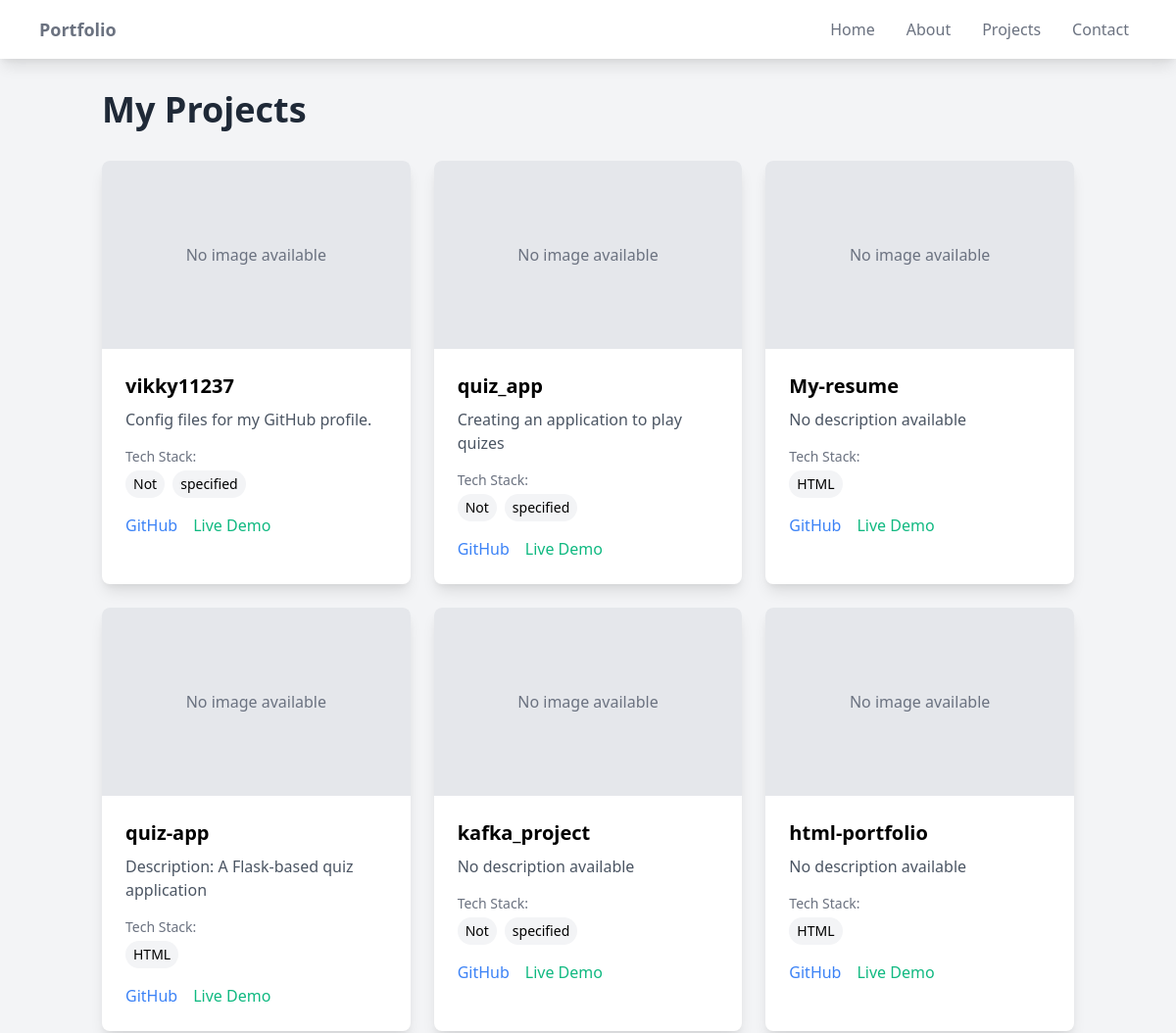
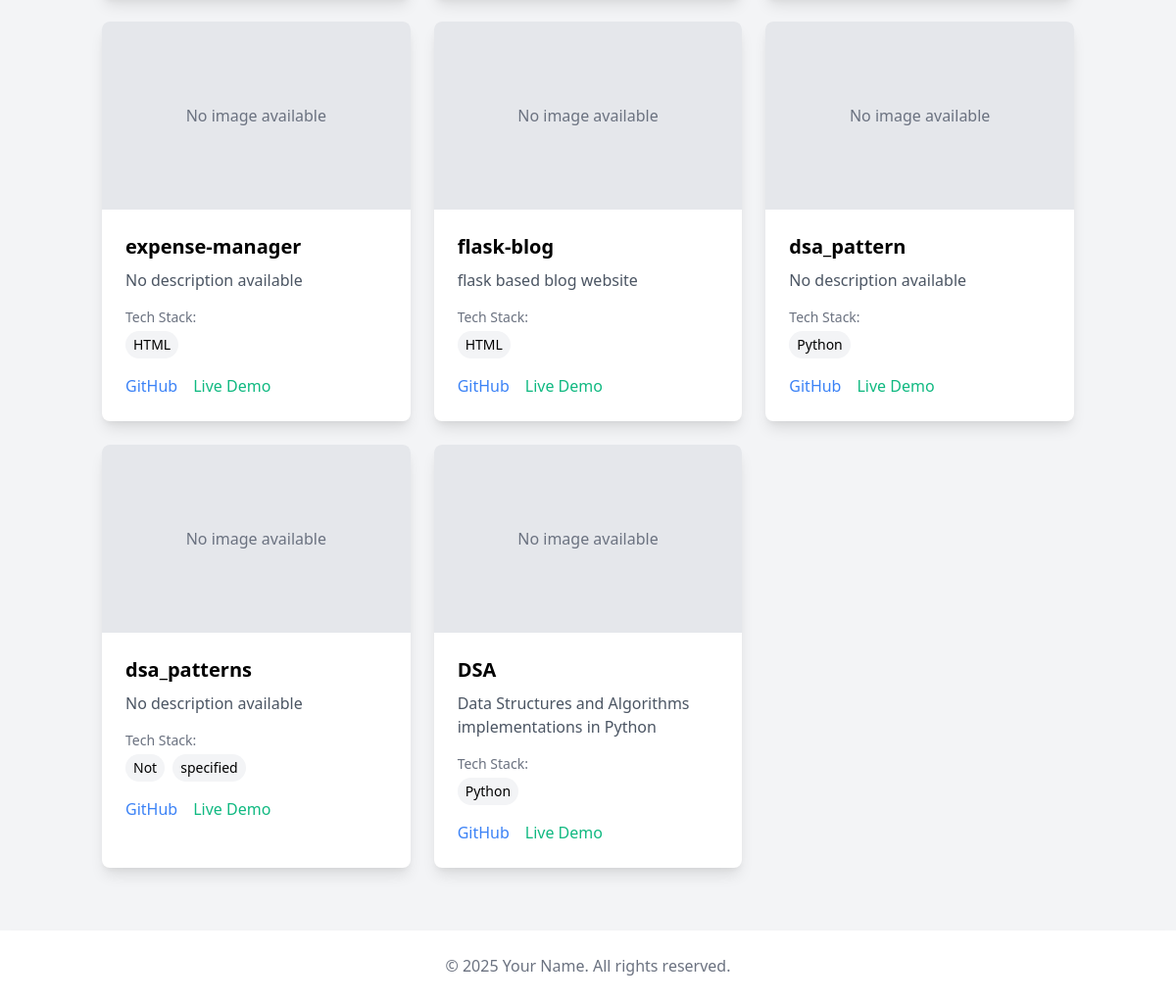
/projects/, run on the app's committed database (2 pictures, top to bottom).
### core/models.py (models this page shows, shortened)
class Project(models.Model):
    title = models.CharField(max_length=200)
    description = models.TextField()
    tech_stack = models.CharField(max_length=500)
    image = models.ImageField(upload_to='projects/', null=True, blank=True)  # Make image optional
    github_link = models.URLField(blank=True)
    live_demo_link = models.URLField(blank=True)
    created_at = models.DateTimeField(auto_now_add=True)

### core/views.py (the view)
# urls.py: path('projects/', views.projects, name='projects'),
def projects(request):
    projects = Project.objects.all().order_by('-created_at')
    return render(request, 'core/projects.html', {'projects': projects})

### core/templates/core/projects.html (shortened to what this page needs)
{% extends 'core/base.html' %}
{% block content %}
<div class="max-w-6xl mx-auto">
    <h1 class="text-4xl font-bold text-gray-800 mb-8">My Projects</h1>
    <div class="grid grid-cols-1 md:grid-cols-2 lg:grid-cols-3 gap-6">
        {% for project in projects %}
        <div class="bg-white rounded-lg shadow-lg overflow-hidden">
            {% if project.image %}
                <img src="{{ project.image.url }}" alt="{{ project.title }}" class="w-full h-48 object-cover">
            {% else %}
                <div class="w-full h-48 bg-gray-200 flex items-center justify-center">
                    <span class="text-gray-500">No image available</span>
                </div>
            {% endif %}
            <div class="p-6">
                <h2 class="text-xl font-bold mb-2">{{ project.title }}</h2>
                <p class="text-gray-600 mb-4">{{ project.description }}</p>
                <div class="mb-4">
                    <p class="text-sm text-gray-500">Tech Stack:</p>
                    <div class="flex flex-wrap gap-2 mt-1">
                        {% for tech in project.tech_stack.split %}
                        <span class="px-2 py-1 bg-gray-100 rounded-full text-sm">{{ tech }}</span>
                        {% endfor %}
                    </div>
                </div>
                <div class="flex space-x-4">
                    {% if project.github_link %}
                    <a href="{{ project.github_link }}" target="_blank" class="text-blue-500 hover:text-blue-600">GitHub</a>
                    {% endif %}
                    {% if project.live_demo_link %}
                    <a href="{{ project.live_demo_link }}" target="_blank" class="text-green-500 hover:text-green-600">Live Demo</a>
                    {% endif %}
                </div>
            </div>
        </div>
        {% endfor %}
    </div>
</div>
{% endblock %}

### core/templates/core/base.html (shortened to what this page needs)
<!DOCTYPE html>
<html lang="en">
<head>
    {% load static %}
    <link href="https://cdn.jsdelivr.net/npm/tailwindcss@2.2.19/dist/tailwind.min.css" rel="stylesheet">
    <link href="{% static 'css/style.css' %}" rel="stylesheet">
</head>
<body class="bg-gray-100">
    <nav class="bg-white shadow-lg">
        <div class="max-w-6xl mx-auto px-4">
            <div class="flex justify-between">
                <div class="flex space-x-7">
                    <div>
                        <a href="{% url 'home' %}" class="flex items-center py-4">
                            <span class="font-semibold text-gray-500 text-lg">Portfolio</span>
                        </a>
                    </div>
                </div>
                <div class="flex items-center space-x-4">
                    <a href="{% url 'home' %}" class="py-4 px-2 text-gray-500 hover:text-gray-900">Home</a>
                    <a href="{% url 'about' %}" class="py-4 px-2 text-gray-500 hover:text-gray-900">About</a>
                    <a href="{% url 'projects' %}" class="py-4 px-2 text-gray-500 hover:text-gray-900">Projects</a>
                    <a href="{% url 'contact' %}" class="py-4 px-2 text-gray-500 hover:text-gray-900">Contact</a>
                </div>
            </div>
        </div>
    </nav>
    <main class="container mx-auto px-4 py-8">
        {% block content %}
        {% endblock %}
    </main>
    <footer class="bg-white shadow-lg mt-8">
        <div class="container mx-auto px-4 py-6">
            <div class="text-center text-gray-500">
                <p>&copy; {% now "Y" %} Your Name. All rights reserved.</p>
            </div>
        </div>
    </footer>
</body>
</html>

### data on the page
Project: image "No image available", title "vikky11237", description "Config files for my GitHub profile.", split "Not" "specified"
Project: image "No image available", title "quiz_app", description "Creating an application to play quizes", split "Not" "specified"
Project: image "No image available", title "My-resume", description "No description available", split "HTML"
Project: image "No image available", title "quiz-app", description "Description: A Flask-based quiz application", split "HTML"
Project: image "No image available", title "kafka_project", description "No description available", split "Not" "specified"
Project: image "No image available", title "html-portfolio", description "No description available", split "HTML"
Project: image "No image available", title "expense-manager", description "No description available", split "HTML"
Project: image "No image available", title "flask-blog", description "flask based blog website", split "HTML"
Project: image "No image available", title "dsa_pattern", description "No description available", split "Python"
Project: image "No image available", title "dsa_patterns", description "No description available", split "Not" "specified"
Project: image "No image available", title "DSA", description "Data Structures and Algorithms implementations in Python", split "Python"
